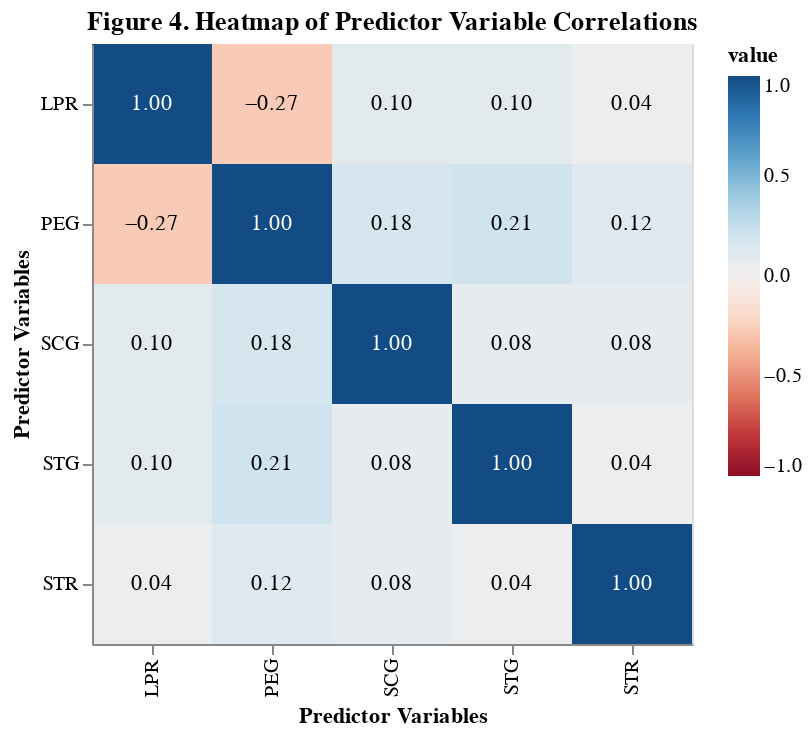

Notebook code for this chart:
### Markdown cell above
Table 3. Correlation Analysis of User Study Metrics

### Code cell
# Create a heatmap 
heatmap = alt.Chart(correlation_matrix_long).mark_rect().encode(
    x=alt.X('index', axis=alt.Axis(title='Predictor Variables')),
    y=alt.Y('variable', axis=alt.Axis(title='Predictor Variables')),
    color=alt.Color('value', scale=alt.Scale(domain=(-1, 1), scheme='redblue'))
).properties(
    title='Figure 4. Heatmap of Predictor Variable Correlations',
    width=300,
    height=300
)

# Create text labels for the correlation values
text = heatmap.mark_text().encode(
    
    text=alt.Text('value', format='.2f'),
    color=alt.condition(
        alt.datum.value > 0.5,
        alt.value('white'),
        alt.value('black')
    )
)

correlation_chart = heatmap + text

correlation_chart

### Figure 1 — Vega-Lite specification as saved in the notebook (floating-point values rounded to 4 significant figures)
{"config": {"view": {"continuousWidth": 300, "continuousHeight": 300}}, "layer": [{"mark": {"type": "rect"}, "encoding": {"color": {"field": "value", "scale": {"domain": [-1, 1], "scheme": "redblue"}, "type": "quantitative"}, "x": {"axis": {"title": "Predictor Variables"}, "field": "index", "type": "nominal"}, "y": {"axis": {"title": "Predictor Variables"}, "field": "variable", "type": "nominal"}}, "title": "Figure 4. Heatmap of Predictor Variable Correlations"}, {"mark": {"type": "text"}, "encoding": {"color": {"condition": {"test": "(datum.value > 0.5)", "value": "white"}, "value": "black"}, "text": {"field": "value", "format": ".2f", "type": "quantitative"}, "x": {"axis": {"title": "Predictor Variables"}, "field": "index", "type": "nominal"}, "y": {"axis": {"title": "Predictor Variables"}, "field": "variable", "type": "nominal"}}, "title": "Figure 4. Heatmap of Predictor Variable Correlations"}], "data": {"name": "data-a66440f621a42dd017a3a8caeb8c0a5f"}, "height": 300, "width": 300, "$schema": "https://vega.github.io/schema/vega-lite/v5.8.0.json", "datasets": {"data-a66440f621a42dd017a3a8caeb8c0a5f": [{"index": "STG", "variable": "STG", "value": 1.0}, {"index": "SCG", "variable": "STG", "value": 0.08103}, {"index": "STR", "variable": "STG", "value": 0.04084}, {"index": "LPR", "variable": "STG", "value": 0.09954}, {"index": "PEG", "variable": "STG", "value": 0.2064}, {"index": "STG", "variable": "SCG", "value": 0.08103}, {"index": "SCG", "variable": "SCG", "value": 1.0}, {"index": "STR", "variable": "SCG", "value": 0.08373}, {"index": "LPR", "variable": "SCG", "value": 0.09782}, {"index": "PEG", "variable": "SCG", "value": 0.1828}, {"index": "STG", "variable": "STR", "value": 0.04084}, {"index": "SCG", "variable": "STR", "value": 0.08373}, {"index": "STR", "variable": "STR", "value": 1.0}, {"index": "LPR", "variable": "STR", "value": 0.03648}, {"index": "PEG", "variable": "STR", "value": 0.1208}, {"index": "STG", "variable": "LPR", "value": 0.09954}, {"index": "SCG", "variable": "LPR", "value": 0.09782}, {"index": "STR", "variable": "LPR", "value": 0.03648}, {"index": "LPR", "variable": "LPR", "value": 1.0}, {"index": "PEG", "variable": "LPR", "value": -0.2696}, {"index": "STG", "variable": "PEG", "value": 0.2064}, {"index": "SCG", "variable": "PEG", "value": 0.1828}, {"index": "STR", "variable": "PEG", "value": 0.1208}, {"index": "LPR", "variable": "PEG", "value": -0.2696}, {"index": "PEG", "variable": "PEG", "value": 1.0}]}}
